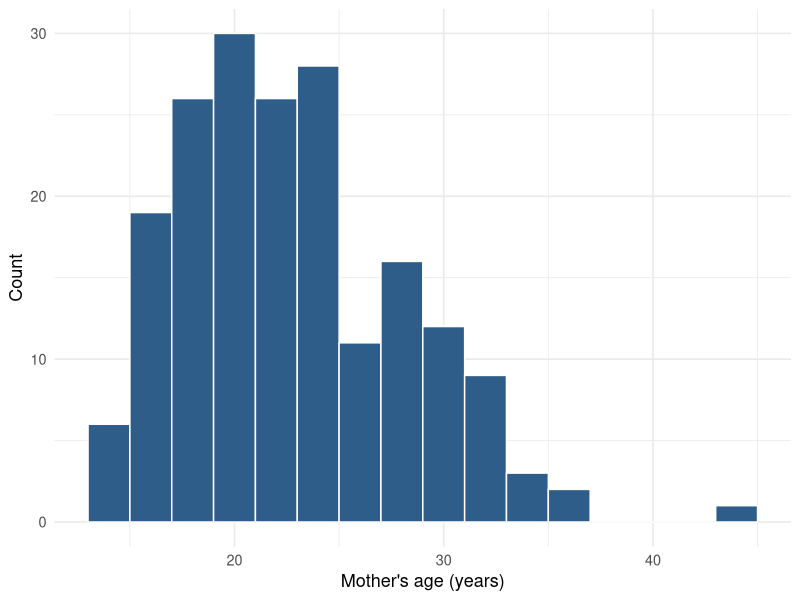
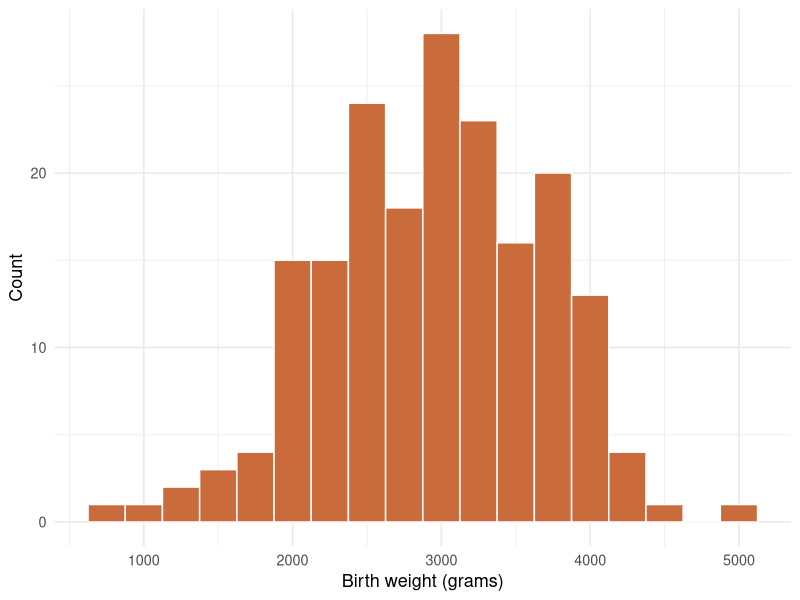
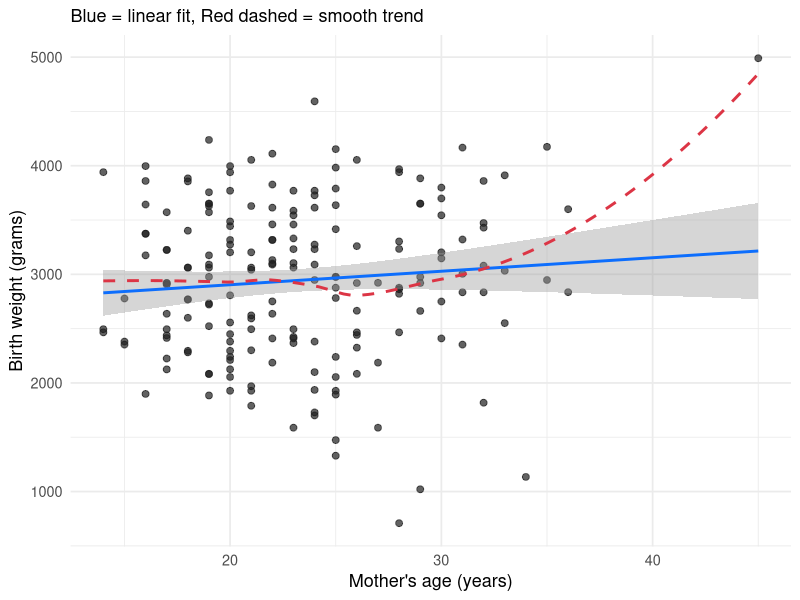
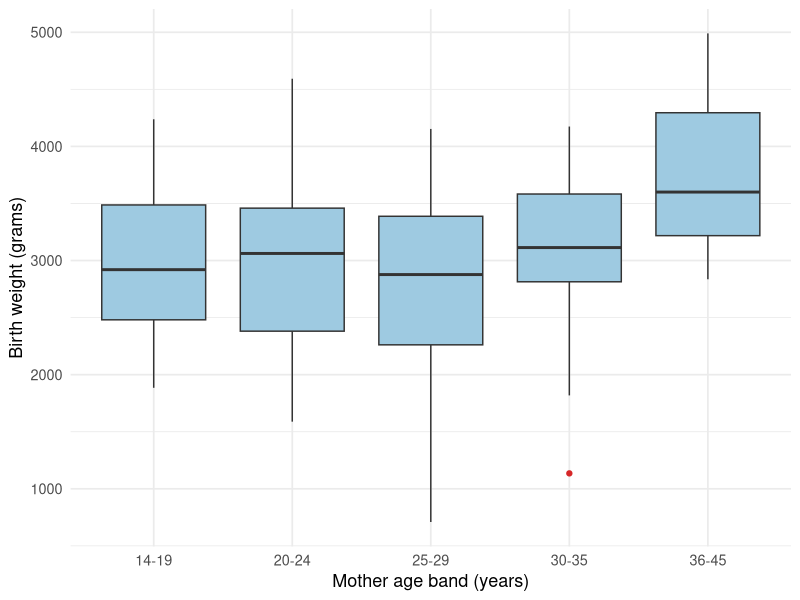
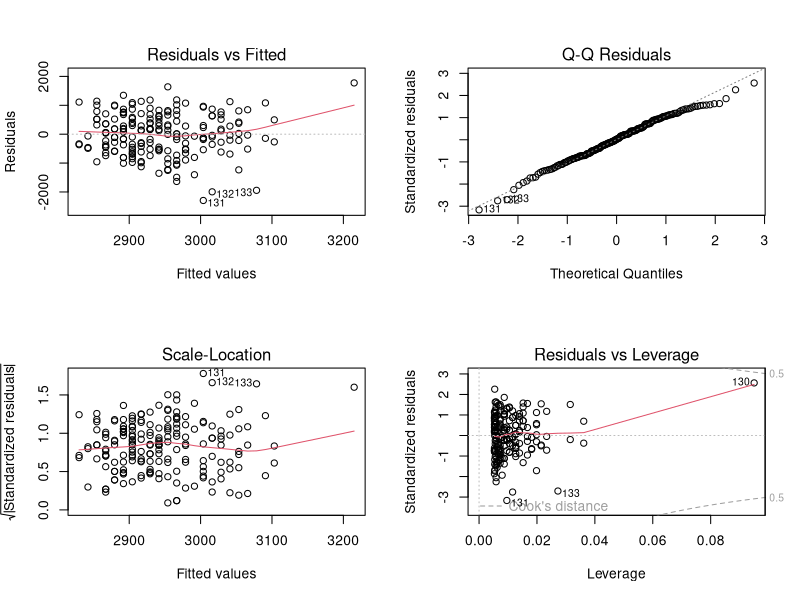

R code for these plots, in order:
## ---- chunk 1
#| label: setup
library(tidyverse)
library(broom)
library(MASS)

theme_set(theme_minimal(base_size = 13))
set.seed(91946)
## ---- chunk 2
#| label: data-prep
babies <- as_tibble(MASS::birthwt) %>%
  transmute(
    mother_age = age,
    birth_weight = bwt,
    low_birth_weight = factor(low, levels = c(0, 1), labels = c("No", "Yes"))
  ) %>%
  filter(!is.na(mother_age), !is.na(birth_weight))

glimpse(babies)

babies %>%
  summarise(
    n = n(),
    min_age = min(mother_age),
    max_age = max(mother_age),
    median_age = median(mother_age),
    min_bwt = min(birth_weight),
    max_bwt = max(birth_weight),
    median_bwt = median(birth_weight)
  )
## ---- chunk 3
#| label: graph-age-dist
#| fig-cap: "Distribution of mother's age"
ggplot(babies, aes(x = mother_age)) +
  geom_histogram(binwidth = 2, fill = "#2f5d8a", color = "white") +
  labs(x = "Mother's age (years)", y = "Count")
## ---- chunk 4
#| label: graph-bwt-dist
#| fig-cap: "Distribution of birth weight"
ggplot(babies, aes(x = birth_weight)) +
  geom_histogram(binwidth = 250, fill = "#c96b3b", color = "white") +
  labs(x = "Birth weight (grams)", y = "Count")
## ---- chunk 5
#| label: graph-scatter-main
#| fig-cap: "Birth weight vs mother's age with linear fit and 95% confidence band"
ggplot(babies, aes(x = mother_age, y = birth_weight)) +
  geom_point(alpha = 0.7, size = 2, color = "#1f1f1f") +
  geom_smooth(method = "lm", se = TRUE, color = "#0d6efd", linewidth = 1) +
  geom_smooth(method = "loess", se = FALSE, color = "#dc3545", linetype = "dashed", linewidth = 1) +
  labs(
    x = "Mother's age (years)",
    y = "Birth weight (grams)",
    subtitle = "Blue = linear fit, Red dashed = smooth trend"
  )
## ---- chunk 6
#| label: graph-age-bands
#| fig-cap: "Birth weight by maternal age band"
babies_band <- babies %>%
  mutate(
    age_band = cut(
      mother_age,
      breaks = c(13, 19, 24, 29, 35, 46),
      include.lowest = TRUE,
      labels = c("14-19", "20-24", "25-29", "30-35", "36-45")
    )
  )

ggplot(babies_band, aes(x = age_band, y = birth_weight)) +
  geom_boxplot(fill = "#9ecae1", outlier.color = "#d62728") +
  labs(x = "Mother age band (years)", y = "Birth weight (grams)")
## ---- chunk 7
#| label: model-fit
cor_test <- cor.test(babies$mother_age, babies$birth_weight)
cor_test

model <- lm(birth_weight ~ mother_age, data = babies)
summary(model)

tidy(model, conf.int = TRUE)
glance(model)
## ---- chunk 8
#| label: diagnostics
#| fig-cap: "Standard linear model diagnostic plots"
par(mfrow = c(2, 2))
plot(model)
par(mfrow = c(1, 1))
## ---- chunk 9
#| label: influence-check
influence_tbl <- augment(model) %>%
  mutate(obs = row_number(), cooks = cooks.distance(model)) %>%
  arrange(desc(cooks)) %>%
  dplyr::select(obs, mother_age, birth_weight, .fitted, .resid, cooks) %>%
  slice(1:5)

influence_tbl
